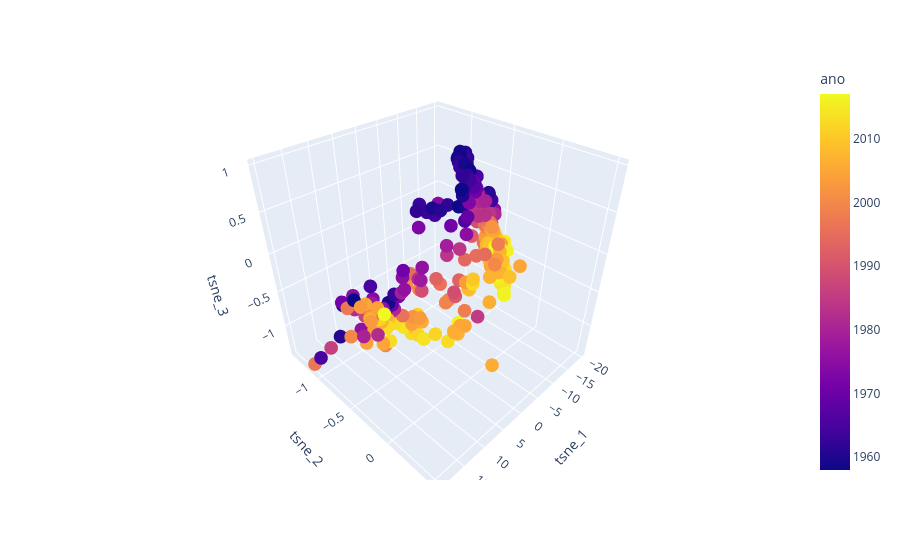

Notebook source saved alongside this figure:
### Code cell
import plotly.express as px

def count_most_frequent_word(row):
    words = row.split()
    freq = pd.Series(words).value_counts()
    return freq.max()

# Filter and prepare data
plot_df = df[(df['vector_ft'].notna()) & (df['idioma'] == 'pt-PT')].copy()
explode_vector = pd.concat([
    plot_df['vector_ft'].apply(pd.Series),
    plot_df['letra'].str.len(),
    plot_df[['ano']],
    plot_df['letra'].apply(count_most_frequent_word),
    plot_df['letra'].str.count(r'\n')
], axis=1)
explode_vector.columns = [f'col_{i}' for i in range(explode_vector.shape[1])]

# Run t-SNE with 3 components
tsne = TSNE(n_components=3, random_state=42)
tsne_results = tsne.fit_transform(explode_vector)
plot_df['tsne_1'], plot_df['tsne_2'], plot_df['tsne_3'] = tsne_results[:, 0], tsne_results[:, 1], tsne_results[:, 2]

# Create 3D scatter plot with Plotly
fig = px.scatter_3d(
    plot_df,
    x='tsne_1',
    y='tsne_2',
    z='tsne_3',
    color='ano',
    hover_data=['tsne_1', 'tsne_2', 'tsne_3', 'ano'],
    size_max=.5
)

fig.show()

### Figure 1 — Plotly figure (JSON) as saved in the notebook; plotly's stock layout.template omitted (floating-point values rounded to 4 significant figures; data arrays with more than 128 entries replaced by an {"elided": "..."} marker saying what was removed)
{"data": [{"customdata": {"elided": "272x1 int values"}, "hovertemplate": "tsne_1=%{x}<br>tsne_2=%{y}<br>tsne_3=%{z}<br>ano=%{marker.color}<extra></extra>", "legendgroup": "", "marker": {"color": {"elided": "272 int values"}, "coloraxis": "coloraxis", "symbol": "circle"}, "mode": "markers", "name": "", "scene": "scene", "showlegend": false, "type": "scatter3d", "x": {"elided": "272 float values"}, "y": {"elided": "272 float values"}, "z": {"elided": "272 float values"}}], "layout": {"coloraxis": {"colorbar": {"title": {"text": "ano"}}, "colorscale": [[0, "#0d0887"], [0.1111, "#46039f"], [0.2222, "#7201a8"], [0.3333, "#9c179e"], [0.4444, "#bd3786"], [0.5556, "#d8576b"], [0.6667, "#ed7953"], [0.7778, "#fb9f3a"], [0.8889, "#fdca26"], [1, "#f0f921"]]}, "legend": {"tracegroupgap": 0}, "margin": {"t": 60}, "scene": {"domain": {"x": [0, 1], "y": [0, 1]}, "xaxis": {"title": {"text": "tsne_1"}}, "yaxis": {"title": {"text": "tsne_2"}}, "zaxis": {"title": {"text": "tsne_3"}}}}}
